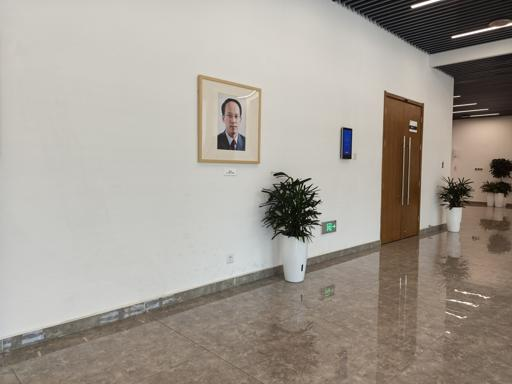
#> input picture img/002.jpg, 512 x 384 px, found by its file name
$ jupyter execute automatic_panorama_stitching_pipeline.ipynb   (shell and % lines are left out)
#> lines starting #> are read from the running program, lines starting #| are printed output that depends on the picture; after the words box and inside, x2 and y2 are one past the last pixel; in counts of white or black regions, pixels touching at a corner belong together
#> further down, img_left is the input picture: shape (384, 512, 3); mean B, G, R 148.2, 157.1, 164
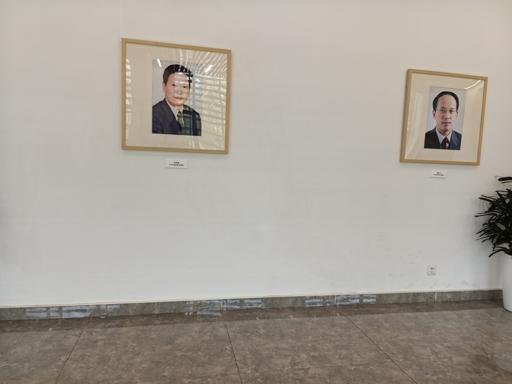
#> input picture img/003.jpg, 512 x 384 px, found by its file name
#> further down, img_right is the input picture: shape (384, 512, 3); mean B, G, R 154.6, 163.6, 170
<a href="https://colab.research.google.com/github/eralbaspahija/Automatic-Panorama-Stitching-Pipeline/blob/main/automatic_panorama_stitching_pipeline.ipynb" target="_parent"></a>

# **Automatic Panorama Stitcing Pipeline**

Pipeline steps:

1. Input images are split into left and right

2. SIFT feature detection and description on both images

3. Feature matching using FLANN + Lowe’s ratio test

4. Homography estimation using RANSAC to remove outliers

5. Warping and blending using a selectable blending strategy

6. Black border removal to crop the final panorama

## Cloning from github

[cell 1]
# =========================================================
# Automatic Panorama Stitching Pipeline
# =========================================================

!cd Automatic-Panorama-Stitching-Pipeline && git pull

## Starting Pipeline: Importing required modules

[cell 2]
import os
import cv2
import numpy as np
import matplotlib.pyplot as plt

### Preprocessing Step: Image Resizing for Display

[cell 3]
# ---------------------------------------------------------
# Utility: resize images
# ---------------------------------------------------------

def resize_for_colab(img, max_width=1200):
#> called with max_width = 1200
    h, w = img.shape[:2]
#> h = 384; w = 512
    if w > max_width:
        scale = max_width / w
        img = cv2.resize(img, (int(w * scale), int(h * scale)))
    return img

### Stitcher - Core Class Controller

[cell 4]
import cv2
import numpy as np
import matplotlib.pyplot as plt

class Stitcher:
    def stitch(self, imgs, ratio=0.75, blend_method='none'):
        """
        blend_method: 'none', 'linear', 'feather', 'multiband'
        """
        img_left, img_right = imgs
        print("Left image shape:", img_left.shape)
        print("Right image shape:", img_right.shape)

        # Step 1: Detect SIFT features
        print("Step1 - SIFT feature detection")
        kps_l, des_l = self.detectAndDescribe(img_left)
        kps_r, des_r = self.detectAndDescribe(img_right)

        # Step 2: Match features
        print("Step2 - Feature matching (FLANN + Lowe ratio)")
        matches = self.matchKeypoints(kps_l, kps_r, des_l, des_r, ratio)
        print("Number of good matches:", len(matches))

        self.drawMatches(img_left, img_right, matches)

        # Step 3: Homography with RANSAC
        print("Step3 - Homography with RANSAC")
        H = self.findHomography(matches)

        # Step 4: Warp and blend
        print(f"Step4 - Warping and blending ({blend_method})")
        panorama = self.warpAndBlend(img_left, img_right, H, method=blend_method)

        return panorama

    def detectAndDescribe(self, img):
        sift = cv2.SIFT_create(nfeatures=2000)
        kps, des = sift.detectAndCompute(img, None)
        return kps, des

    def matchKeypoints(self, kps_l, kps_r, des_l, des_r, ratio):
        FLANN_INDEX_KDTREE = 1
        index_params = dict(algorithm=FLANN_INDEX_KDTREE, trees=5)
        search_params = dict(checks=50)

        flann = cv2.FlannBasedMatcher(index_params, search_params)
        matches = flann.knnMatch(des_l, des_r, k=2)

        good_matches = []
        for m, n in matches:
            if m.distance < ratio * n.distance:
                pt_l = tuple(map(int, kps_l[m.queryIdx].pt))
                pt_r = tuple(map(int, kps_r[m.trainIdx].pt))
                good_matches.append((pt_l, pt_r))

        return good_matches

    def drawMatches(self, img_left, img_right, matches):
        h1, w1 = img_left.shape[:2]
        h2, w2 = img_right.shape[:2]

        vis = np.zeros((max(h1, h2), w1 + w2, 3), dtype=np.uint8)
        vis[:h1, :w1] = img_left
        vis[:h2, w1:] = img_right

        for p1, p2 in matches:
            cv2.circle(vis, p1, 3, (0, 0, 255), 1)
            cv2.circle(vis, (p2[0] + w1, p2[1]), 3, (0, 255, 0), 1)
            cv2.line(vis, p1, (p2[0] + w1, p2[1]), (255, 0, 0), 1)

        plt.figure(figsize=(10, 4))
        plt.title("Feature Matches")
        plt.imshow(vis[:, :, ::-1])
        plt.axis("off")
        plt.show()

    def findHomography(self, matches):
        dst_pts = np.float32([m[0] for m in matches])
        src_pts = np.float32([m[1] for m in matches])

        H, _ = cv2.findHomography(src_pts, dst_pts, cv2.RANSAC, 5.0)
        return H

    def warpAndBlend(self, img_left, img_right, H, method='none'):
        h1, w1 = img_left.shape[:2]
        h2, w2 = img_right.shape[:2]

        # Warp right image
        warped_right = cv2.warpPerspective(
            img_right,
            H,
            (w1 + w2, max(h1, h2))
        )

        if method == 'none':
            # Simple overlay (original method)
            warped_right[0:h1, 0:w1] = img_left
            panorama = warped_right

        elif method == 'linear':
            panorama = self.linearBlend(img_left, warped_right)

        elif method == 'feather':
            panorama = self.featherBlend(img_left, warped_right)

        elif method == 'multiband':
            panorama = self.multibandBlend(img_left, warped_right)

        else:
            raise ValueError(f"Unknown blend method: {method}")

        return self.removeBlackBorder(panorama)

    def linearBlend(self, img_left, warped_right):
        """Linear blending in overlap region"""
        h1, w1 = img_left.shape[:2]
        h_pano, w_pano = warped_right.shape[:2]
        panorama = warped_right.copy()

        # Create masks
        mask_left = np.zeros((h_pano, w_pano), dtype=np.uint8)
        mask_left[0:h1, 0:w1] = 255

        mask_right = cv2.cvtColor(warped_right, cv2.COLOR_BGR2GRAY)
        mask_right = (mask_right > 0).astype(np.uint8) * 255

        overlap = cv2.bitwise_and(mask_left, mask_right)

        # Find overlap boundaries
        overlap_coords = np.where(overlap > 0)
        if len(overlap_coords[0]) == 0:
            panorama[0:h1, 0:w1] = img_left
            return panorama

        x_min = overlap_coords[1].min()
        x_max = overlap_coords[1].max()
        overlap_width = x_max - x_min

        if overlap_width == 0:
            panorama[0:h1, 0:w1] = img_left
            return panorama

        # Blend in the overlap region
        for y in range(h1):
            for x in range(w1):
                if overlap[y, x] > 0:
                    # Alpha from 0 (left) to 1 (right)
                    alpha = (x - x_min) / max(overlap_width, 1)
                    alpha = np.clip(alpha, 0, 1)
                    panorama[y, x] = (
                        (1 - alpha) * img_left[y, x].astype(float) +
                        alpha * warped_right[y, x].astype(float)
                    ).astype(np.uint8)
                elif mask_left[y, x] > 0:
                    # Just img_left (no overlap)
                    panorama[y, x] = img_left[y, x]

        return panorama

    def featherBlend(self, img_left, warped_right):
        """Feather blending - weighted by distance from edges"""
        h1, w1 = img_left.shape[:2]
        h_pano, w_pano = warped_right.shape[:2]
        panorama = warped_right.copy()

        # Create masks
        mask_left = np.zeros((h_pano, w_pano), dtype=np.uint8)
        mask_left[0:h1, 0:w1] = 255

        mask_right = cv2.cvtColor(warped_right, cv2.COLOR_BGR2GRAY)
        mask_right = (mask_right > 0).astype(np.uint8) * 255

        # Distance transforms
        dist_left = cv2.distanceTransform(mask_left, cv2.DIST_L2, 5)
        dist_right = cv2.distanceTransform(mask_right, cv2.DIST_L2, 5)

        # Normalize weights
        weight_sum = dist_left + dist_right
        weight_sum[weight_sum == 0] = 1.0

        weight_left = dist_left / weight_sum
        weight_right = dist_right / weight_sum

        # Blend
        for y in range(h1):
            for x in range(w1):
                if mask_left[y, x] > 0:
                    wl = weight_left[y, x]
                    wr = weight_right[y, x]
                    panorama[y, x] = (
                        wl * img_left[y, x].astype(float) +
                        wr * warped_right[y, x].astype(float)
                    ).astype(np.uint8)

        return panorama

    def multibandBlend(self, img_left, warped_right, levels=5):
        """
        Multiband blending with Gaussian blur for eliminating lines
        """
        h1, w1 = img_left.shape[:2]
        h_pano, w_pano = warped_right.shape[:2]


        mask_left_binary = np.zeros((h_pano, w_pano), dtype=np.uint8)
        mask_left_binary[0:h1, 0:w1] = 255

        mask_right_binary = cv2.cvtColor(warped_right, cv2.COLOR_BGR2GRAY)
        mask_right_binary = (mask_right_binary > 0).astype(np.uint8) * 255


        dist_left = cv2.distanceTransform(mask_left_binary, cv2.DIST_L2, 5)
        dist_right = cv2.distanceTransform(mask_right_binary, cv2.DIST_L2, 5)


        dist_left = cv2.GaussianBlur(dist_left, (51, 51), 0)
        dist_right = cv2.GaussianBlur(dist_right, (51, 51), 0)


        dist_sum = dist_left + dist_right + 1e-10
        mask_left_smooth = (dist_left / dist_sum).astype(np.float32)
        mask_right_smooth = (dist_right / dist_sum).astype(np.float32)


        img_left_full = np.zeros((h_pano, w_pano, 3), dtype=np.float32)
        img_left_full[0:h1, 0:w1] = img_left.astype(np.float32)
        warped_right_float = warped_right.astype(np.float32)


        lap_pyr_left = self._buildLaplacianPyramid(img_left_full, levels)
        lap_pyr_right = self._buildLaplacianPyramid(warped_right_float, levels)


        mask_pyr_left = self._buildGaussianPyramid(mask_left_smooth, levels)
        mask_pyr_right = self._buildGaussianPyramid(mask_right_smooth, levels)


        blended_pyramid = []
        for i in range(levels):

            ml = mask_pyr_left[i]
            mr = mask_pyr_right[i]


            mask_sum = ml + mr + 1e-10
            ml_norm = ml / mask_sum
            mr_norm = mr / mask_sum


            if len(lap_pyr_left[i].shape) == 3:
                ml_norm = ml_norm[:, :, np.newaxis]
                mr_norm = mr_norm[:, :, np.newaxis]


            blended = lap_pyr_left[i] * ml_norm + lap_pyr_right[i] * mr_norm
            blended_pyramid.append(blended)


        result = self._reconstructFromLaplacianPyramid(blended_pyramid)

        return np.clip(result, 0, 255).astype(np.uint8)


    def _buildGaussianPyramid(self, img, levels):
        """Gaussian Pyramid"""
        pyramid = [img.astype(np.float32)]
        for i in range(levels - 1):
            img_down = cv2.pyrDown(pyramid[-1])
            pyramid.append(img_down)
        return pyramid


    def _buildLaplacianPyramid(self, img, levels):
        """ Laplacian Pyramid"""
        gaussian_pyr = self._buildGaussianPyramid(img, levels)
        laplacian_pyr = []

        for i in range(levels - 1):
            size = (gaussian_pyr[i].shape[1], gaussian_pyr[i].shape[0])
            expanded = cv2.pyrUp(gaussian_pyr[i + 1], dstsize=size)
            laplacian = gaussian_pyr[i] - expanded
            laplacian_pyr.append(laplacian)


        laplacian_pyr.append(gaussian_pyr[-1])
        return laplacian_pyr


    def _reconstructFromLaplacianPyramid(self, pyramid):
        """Recreates image from Laplacian Pyramid"""
        img = pyramid[-1]
        for i in range(len(pyramid) - 2, -1, -1):
            size = (pyramid[i].shape[1], pyramid[i].shape[0])
            img = cv2.pyrUp(img, dstsize=size)
            img = img + pyramid[i]
        return img

    def removeBlackBorder(self, img):
        gray = cv2.cvtColor(img, cv2.COLOR_BGR2GRAY)
        _, thresh = cv2.threshold(gray, 1, 255, cv2.THRESH_BINARY)
        contours, _ = cv2.findContours(thresh, cv2.RETR_EXTERNAL, cv2.CHAIN_APPROX_SIMPLE)
        if len(contours) > 0:
            x, y, w, h = cv2.boundingRect(contours[0])
            return img[y:y+h, x:x+w]
        return img

### Comparing Blending Techniques

[cell 5]
def compare_blending_methods(img_left, img_right):
    """Compares all blending methods"""
    methods = ['none', 'linear', 'feather', 'multiband']
    results = {}

    for method in methods:
        print(f"\n{'='*50}")
        print(f"Testing method: {method.upper()}")
        print('='*50)

        try:
            stitcher = Stitcher()
            panorama = stitcher.stitch([img_left, img_right], blend_method=method)
            results[method] = panorama
            print(f"✓ {method.upper()} completed successfully")
        except Exception as e:
            print(f"✗ {method.upper()} failed: {str(e)}")
            results[method] = None
#> this loop made 4 passes
#| Number of good matches: 51
#| Number of good matches: 50
#| Number of good matches: 52
#| Number of good matches: 51
#> pass 1, in drawMatches, `plt.show()`:
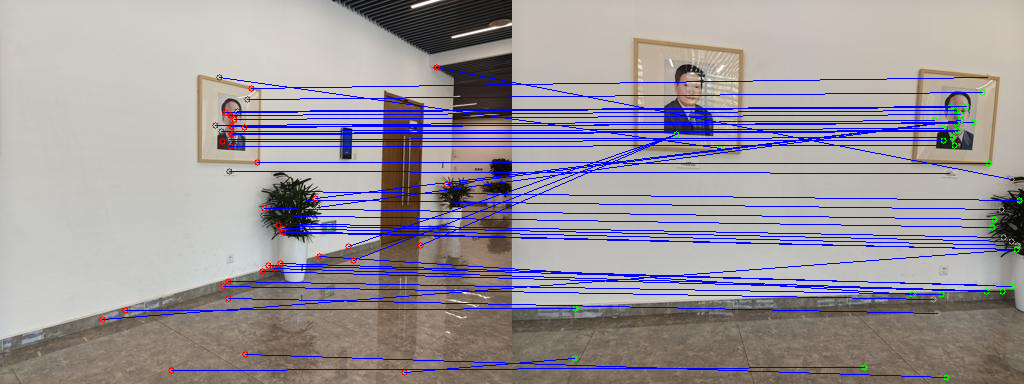
#> shown: shape (384, 1024, 3); mean R, G, B 154.8, 148.7, 159
#> pass 1, in warpAndBlend, `warped_right = cv2.warpPerspective( img_right, H, (w1 + w2, max(h1, h2..`:
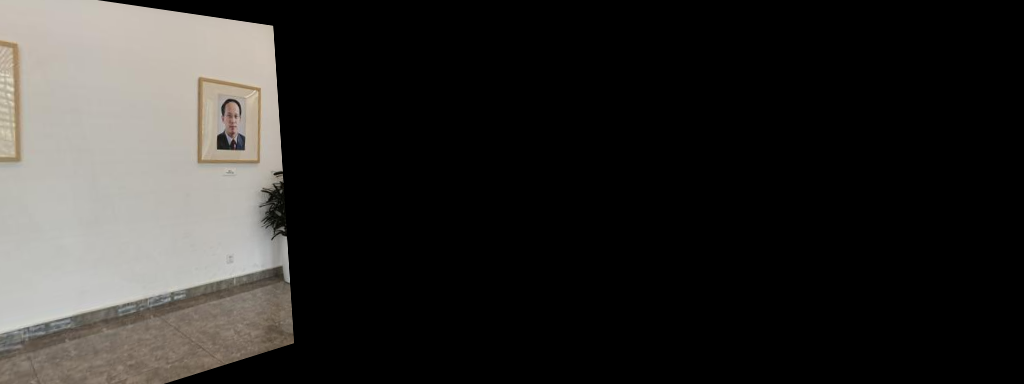
#> warped_right: shape (384, 1024, 3); mean B, G, R 41.7, 44, 45.6
#> pass 1, in warpAndBlend, `panorama = warped_right`:
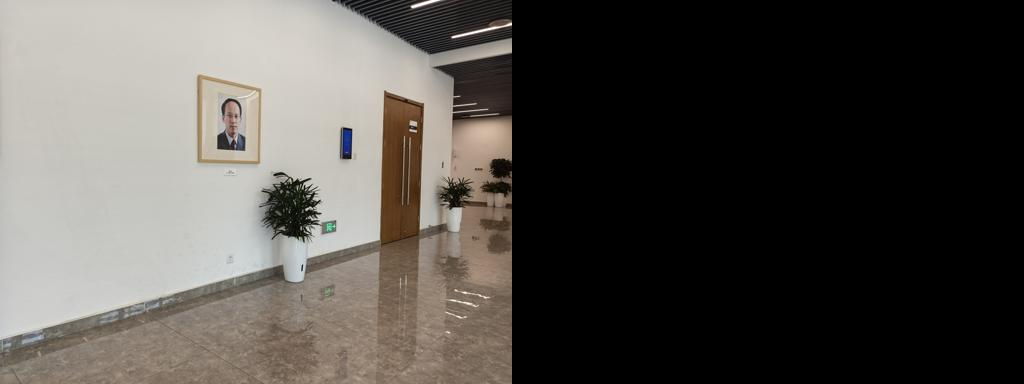
#> panorama: shape (384, 1024, 3); mean B, G, R 74.1, 78.5, 82
#> pass 1, in removeBlackBorder, `gray = cv2.cvtColor(img, cv2.COLOR_BGR2GRAY)`:
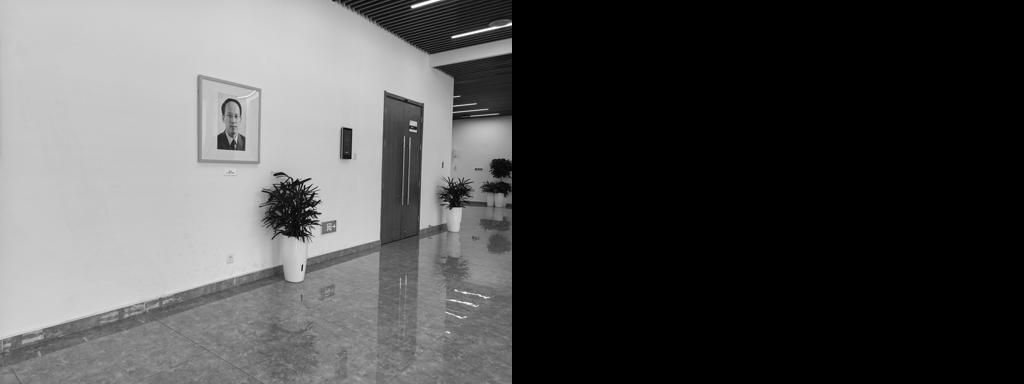
#> gray: shape (384, 1024); min 0, max 254, mean 79.1
#> pass 1, in removeBlackBorder, `_, thresh = cv2.threshold(gray, 1, 255, cv2.THRESH_BINARY)`:
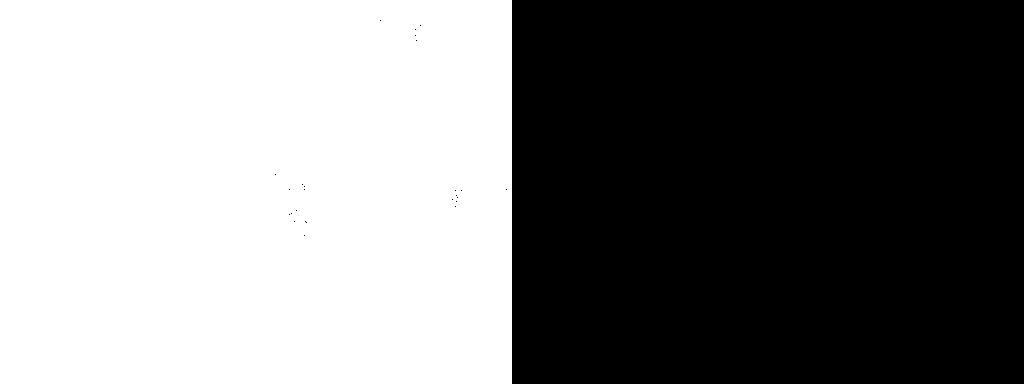
#> thresh: shape (384, 1024); 50% white; 1 white region, box (x1, y1, x2, y2) and area: (0, 0, 512, 384) 196583
#> pass 2, in drawMatches (call 2), `plt.show()`:
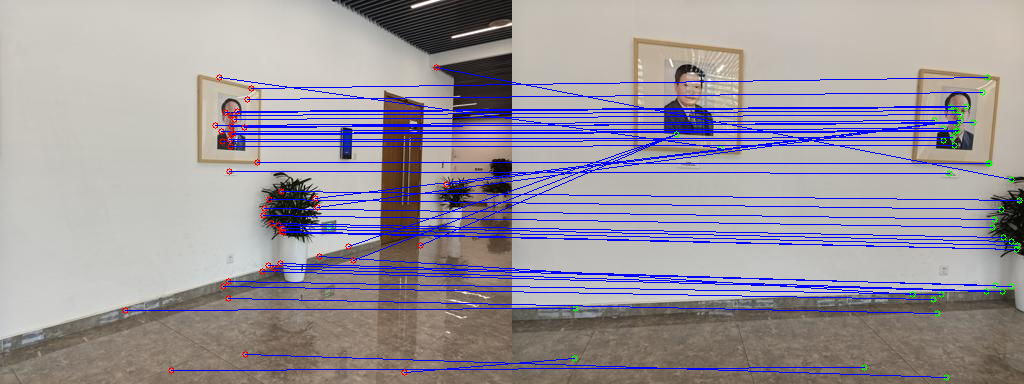
#> shown: shape (384, 1024, 3); mean R, G, B 155.2, 149, 158.8
#> after the loop, results = 4 items

    #Vizualizes only the images that worked
    valid_results = {k: v for k, v in results.items() if v is not None}
#> valid_results = 4 items

    if len(valid_results) == 0:
        print("\nNo successful results to display!")
        return results

    n_results = len(valid_results)
#> n_results = 4
    n_cols = 2
    n_rows = (n_results + 1) // 2
#> n_rows = 2

    fig, axes = plt.subplots(n_rows, n_cols, figsize=(16, 6*n_rows))
    if n_results == 1:
        axes = np.array([axes])
    axes = axes.flatten()

    fig.suptitle('Comparison of Blending Techniques', fontsize=16, fontweight='bold')

    for idx, (method, pano) in enumerate(valid_results.items()):
        axes[idx].imshow(pano[:, :, ::-1])
        axes[idx].set_title(f'{method.upper()}', fontsize=14, fontweight='bold')
        axes[idx].axis('off')
#> this loop made 4 passes
#> method on passes 1 to 4: 'none', 'linear', 'feather', 'multiband'

    # Hide unused subplots
    for idx in range(len(valid_results), len(axes)):
        axes[idx].axis('off')
#> this loop made 0 passes

    plt.tight_layout()
    plt.show()
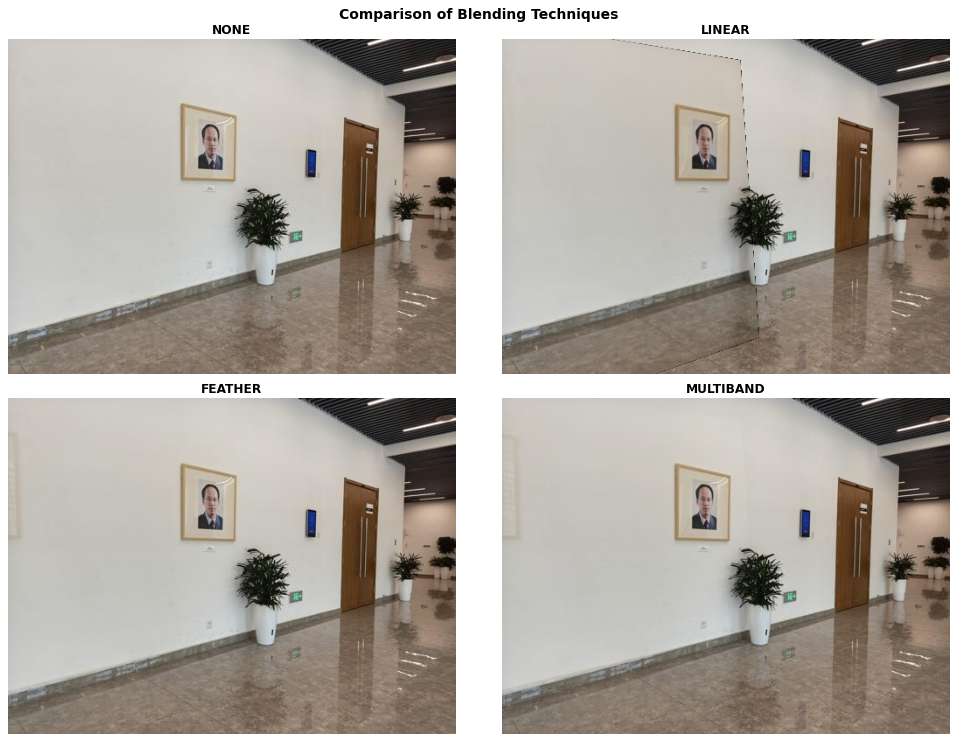
#> figure drawn by matplotlib, 4 panels

    return results

### Run the pipeline

[cell 6]
if __name__ == "__main__":
    src_path = "Automatic-Panorama-Stitching-Pipeline/img/"

    img_left = cv2.imread(src_path + "002.jpg")
    img_right = cv2.imread(src_path + "003.jpg")


    if img_left is None or img_right is None:
        raise ValueError("Images were not read – check the path and names!")

    img_left = resize_for_colab(img_left)
    img_right = resize_for_colab(img_right)

    results = compare_blending_methods(img_left, img_right)
#> results = 4 items

    # Saving results
    os.makedirs("output", exist_ok=True)
    for method, panorama in results.items():
        if panorama is not None:
            cv2.imwrite(f"output/panorama_{method}.jpg", panorama)
            print(f"✓ Saved: output/panorama_{method}.jpg")
        else:
            print(f"✗ Skipped: output/panorama_{method}.jpg (failed)")
#> this loop made 4 passes
#| ✓ Saved: output/panorama_none.jpg
#| ✓ Saved: output/panorama_linear.jpg
#| ✓ Saved: output/panorama_feather.jpg
#| ✓ Saved: output/panorama_multiband.jpg
#> pass 2, `cv2.imwrite(f"output/panorama_{method}.jpg", panorama)`:
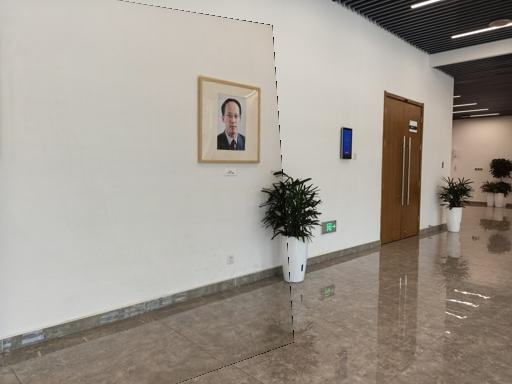
#> saved as panorama_linear.jpg: shape (384, 512, 3); mean B, G, R 143.9, 153.1, 160.7
